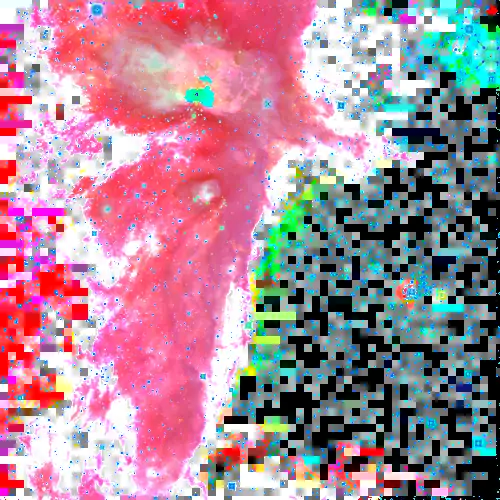
#> input picture pictures/IC-434.webp, 500 x 500 px
$ python -i make-natural-pictures.py   (imports and definitions only)
#> lines starting #> are read from the running program, lines starting #| are printed output that depends on the picture; after the words box and inside, x2 and y2 are one past the last pixel; in counts of white or black regions, pixels touching at a corner belong together
#> further down, picture is the input picture: shape (500, 500, 3); mean B, G, R 152.1, 135.9, 172.3
#!/usr/bin/env python3
"""Make the natural-colour pictures of the showpiece deep-sky objects: pictures/<id>.webp, their rows in src/data/deep-sky-pictures.ts, their rows in the picture table of NOTICE.md and scripts/natural-pictures.json.

Where make-deep-sky-pictures.py cuts false-colour survey pictures out of NASA's SkyView, this takes true-colour photographs that their owners have released under a licence a package can pass on, and lays each exactly on the sky:

- NSF NOIRLab (https://noirlab.edu/public/copyright/): "Unless specifically noted ... licensed under a Creative Commons Attribution 4.0 International License".
- ESO (https://www.eso.org/public/outreach/copyright/): the same, with the credit line kept and any change said.
- ESA/Hubble (https://esahubble.org/copyright/): Creative Commons Attribution 4.0.
- NASA photojournal PIA03606 is the same mosaic ESA/Hubble publishes as heic0515a, so it is used under that CC BY 4.0 licence and credited NASA/ESA/JPL/Arizona State University. It is not public domain.
Never CC BY-SA, never non-commercial, never "all rights reserved". Each page of an image is read for its credit when the picture is made, and the licence page for the sentence; NOTICE.md records both with the day.

Where a picture lies is found twice. The release carries its own Astronomy Visualization Metadata (AVM): a tangent-plane position, scale and turn. That is the prior. The placement used is then our own fit: the stars in
the photograph are found, matched to this package's own stars (the Yale stars to magnitude 6 and the faint tiles' UCAC4 stars to magnitude 12; nothing from Hipparcos, Tycho or Gaia, and no astrometry service), and a
tangent-plane turn, scale and centre are fitted to them by least squares with outliers clipped (scripts/field-stars.ts lists the stars). Where the field holds too few stars to fit (a Hubble field of a few arc-minutes) the AVM
placement is used and the manifest says so. The manifest (scripts/natural-pictures.json) keeps, for each picture, which it was, how many stars matched, the residual in arc-seconds and the difference from the AVM, and for a
galaxy the centre and the position angle of the galaxy as measured in the picture itself, which test/deep-sky-pictures.test.ts holds to the catalogue's.

A picture is a WebP with an alpha channel a little over the brightness (1.15 times it, up to 1), the colour divided by it, the photograph's sky taken off and the edges of the picture and of its data faded, so laid over the dark chart it adds the light of the photograph and no rectangle.

    python3 -I scripts/make-natural-pictures.py                      # every entry of PICTURES (needs the network, numpy, pillow, scipy and node)
    python3 -I scripts/make-natural-pictures.py --only M31,M42       # just those
    python3 -I scripts/make-natural-pictures.py --cache-only         # asks the sites for nothing
    python3 -I scripts/make-natural-pictures.py --raw DIR            # where the downloads are kept (default ~/Projects/backups/hoshi-stars/2026-11-10-natural-colour-raw, or $HOSHI_STARS_BACKUP_DIR/...)
    python3 -I scripts/make-natural-pictures.py --sheet OUT.png      # also a contact sheet of the pictures made, for looking at
    python3 -I scripts/make-natural-pictures.py --feather-finer       # after make-deep-sky-pictures.py: fade the straight edges of the finer ESA/Hubble pictures (each step once)
    python3 -I scripts/make-natural-pictures.py --dry                # fit and report; write no file

make-deep-sky-pictures.py rewrites the whole data file from the survey pictures, so run this after it: every row here replaces the survey picture of the same id, or is added. None of this runs in the test.
"""
import hashlib
import html
import io
import json
import math
import os
import re
import subprocess
import sys
import time
import urllib.request
from datetime import date
from pathlib import Path

import numpy as np
from PIL import Image
from scipy import ndimage

ROOT = Path(__file__).resolve().parent.parent
OUT = ROOT / "pictures"
DATA_OUT = ROOT / "src" / "data" / "deep-sky-pictures.ts"
NOTICE = ROOT / "NOTICE.md"
MANIFEST = ROOT / "scripts" / "natural-pictures.json"
FEATHERED = ROOT / "scripts" / "finer-feathered.json"
USER_AGENT = "hoshi-stars-data-script/0.1 (https://github.com/johnmorrisdotca/hoshi-stars)"
BUDGET_BYTES = 90_000  # a natural picture file is never larger than this, as a survey picture is not; the page budget (five at once, 450 kB) follows from it
ARCSEC = 3600.0

SITES = {
    "noirlab": {
        "page": "https://noirlab.edu/public/images/{id}/",
        "file": "https://storage.noirlab.edu/media/archives/images/{variant}/{id}.jpg",
        "source": {
            "name": "NSF NOIRLab",
            "colour": "true colour from several filters, as NOIRLab released it, resized, with the black of the sky and of the edges made clear",
            "credit": "NOIRLab/NSF/AURA (the credit line of each image is given with its picture)",
            "licence": "CC BY 4.0 (Creative Commons Attribution 4.0 International), the licence NSF NOIRLab gives its images on https://noirlab.edu/public/copyright/",
            "page": "https://noirlab.edu/public/copyright/",
        },
    },
    "eso": {
        "page": "https://www.eso.org/public/images/{id}/",
        "file": "https://cdn.eso.org/images/{variant}/{id}.jpg",
        "source": {
            "name": "ESO",
            "colour": "true colour from several filters, as ESO released it, resized, with the black of the sky and of the edges made clear",
            "credit": "ESO (the credit line of each image is given with its picture)",
            "licence": "CC BY 4.0 (Creative Commons Attribution 4.0 International), the licence ESO gives its images on https://www.eso.org/public/outreach/copyright/",
            "page": "https://www.eso.org/public/outreach/copyright/",
        },
    },
    "nasa": {
        "page": "https://science.nasa.gov/photojournal/most-detailed-image-of-the-crab-nebula/",
        "file": "https://assets.science.nasa.gov/content/dam/science/psd/photojournal/pia/pia03/pia03606/PIA03606.jpg",
        "source": {
            "name": "NASA Hubble",
            "colour": "visible light in colour, as NASA released it, resized, with the black of the sky and of the edges made clear",
            "credit": "NASA/ESA/JPL/Arizona State University",
            "licence": "CC BY 4.0 (Creative Commons Attribution 4.0 International), the licence ESA/Hubble gives this mosaic (heic0515a) on https://esahubble.org/copyright/. The file is NASA photojournal PIA03606, credited NASA/ESA/JPL/Arizona State University",
            "page": "https://esahubble.org/copyright/",
        },
    },
    "hubble": {
        "page": "https://esahubble.org/images/{id}/",
        "file": "https://cdn.esahubble.org/archives/images/{variant}/{id}.jpg",
        "source": {
            "name": "ESA/Hubble",
            "colour": "visible and near-infrared light in colour, as ESA/Hubble released it, resized, with the black of the sky and of the edges made clear",
            "credit": "ESA/Hubble (the credit line of each release is given with its picture)",
            "licence": "CC BY 4.0 (Creative Commons Attribution 4.0 International), the licence ESA/Hubble gives its images on https://esahubble.org/copyright/",
            "page": "https://esahubble.org/copyright/",
        },
    },
}

# The pictures. `id` is the object's id and the picture's (it replaces the survey picture of that id: the widest view of the object). `image` is the image's id on its site; `long` the pixels of its longer side in the file;
# `centre` says to cut the picture symmetrically about the object's own position (the largest box of the photograph that fits), which a galaxy that fills its frame wants; `scale` the coarsest arc-seconds a pixel
# the picture may have, so that a finer picture of part of the object (the Hubble ones) is still the finer one and is drawn over it.
PICTURES = [
    {"id": "M31", "site": "noirlab", "image": "noao-m31lgs_ubvIha", "variant": "publicationjpg", "long": 1800, "galaxy": True, "sky": 35, "oval": False},
    {"id": "M33", "site": "eso", "image": "eso1424a", "long": 800, "galaxy": True},
    {"id": "M42", "site": "eso", "image": "eso1723a", "long": 900},
    {"id": "M45", "site": "noirlab", "image": "noao-m45", "long": 900},
    {"id": "M8", "site": "eso", "image": "eso0936a", "long": 900},
    {"id": "M16", "site": "eso", "image": "eso0926a", "long": 800},
    {"id": "M17", "site": "eso", "image": "eso1119a", "long": 800},
    {"id": "M20", "site": "eso", "image": "eso0930a", "long": 800},
    {"id": "M27", "site": "noirlab", "image": "noao-m27", "long": 640},
    {"id": "M81", "site": "noirlab", "image": "noao-m81", "long": 800, "centre": True, "galaxy": True},
    {"id": "M110", "site": "noirlab", "image": "noao-m110", "long": 700},
    {"id": "NGC 2403", "site": "noirlab", "image": "iotw2221a", "long": 800, "galaxy": True},
    {"id": "NGC 1316", "site": "eso", "image": "eso0024a", "long": 640},
    {"id": "NGC 5139", "site": "eso", "image": "eso1119b", "long": 800},
    {"id": "M101", "site": "hubble", "image": "heic0602a", "long": 900, "finer": True, "galaxy": True},
    # PIA03606 is the whole Crab, the same mosaic as the finer Hubble picture already placed. Its JPEG has no sky tags.
    # The two match at the same orientation (correlation 0.86), so the centre and the turn are that picture's and the scale is its scale times the pixel ratio.
    {"id": "M1", "site": "nasa", "image": "PIA03606", "long": 720, "oval": False, "sky": 0,
     "stated": {"credit": "NASA/ESA/JPL/Arizona State University", "ra": 83.63553, "dec": 22.01524, "scale": 0.59 * 653 / 3864, "rotation": 0}},
]


def fold(text):
    return re.sub(r"\s+", "", text).upper()


# ---------------------------------------------------------------------------------------------------------------- downloads

# [5 lines left out: function raw_dir, not called in this run]


FETCHED = set()  # the addresses asked of the web in this run (the rest came from the cache)


# [38 lines left out: functions get, avm, credit_of, not called in this run]


# ---------------------------------------------------------------------------------------------------------------- the sky (tangent plane)

RAD = math.pi / 180


# [19 lines left out: functions to_std, from_std, not called in this run]


class Placement:
    """Where a picture lies: pixel (x right, y down, centres at whole numbers, in an image `width` by `height`) to the sky, by a tangent plane about (ra0, dec0).
    The pixel (cx, cy) is at the tangent point; `scale` is arc-seconds a pixel; `rotation` the degrees the picture's top is turned from north toward east (the package's convention)."""

    def __init__(self, ra0, dec0, cx, cy, scale, rotation, width, height):
        self.ra0, self.dec0, self.cx, self.cy, self.scale, self.rotation, self.width, self.height = ra0, dec0, cx, cy, scale, rotation, width, height

    # [6 lines left out: function std_of, not called in this run]

    def sky_of(self, x, y):
        return from_std(*self.std_of(x, y), self.ra0, self.dec0)

    # [178 lines left out: functions pixel_of, about_centre, from_avm, field_stars, detect, solve and 3 more, not called in this run]


# ---------------------------------------------------------------------------------------------------------------- the picture

def to_rgba(rgb, feather=0.04, sky_percent=15, gain=1.15, wide_share=0.14, oval=True):
    """RGB (0 to 1) into the picture: alpha is `gain` times the brightness (to 1; a little over 1, so that a galaxy's light is not seen through, and no more, so that the dark sky of the photograph darkens little of what lies under it), the colour is divided by it, and the edges fade, so over black it is the photograph's light and nothing else.
    The sky of the photograph is taken off first (the faintest `sky_percent` in 100 of what it holds, a channel at a time), so that where a mosaic's data ends the sky it held does not end in a step; and the fade follows the edge of the
    data as well as the edge of the picture, over `wide_share` (0.14) of the smaller side: a mosaic's tiles do not end in a straight line. With `oval` (every picture but a mosaic whose object fills its frame) the light also fades
    to an oval inside the frame (`oval_window`), so no side or corner of the photograph is left to show as a line against a bright Milky Way under it."""
#> called with feather = 0.04, sky_percent = 15, gain = 1.15, wide_share = 0.14, oval = True
    height, width = rgb.shape[:2]
    footprint = ndimage.binary_opening(rgb.max(-1) > 0.02, iterations=2)
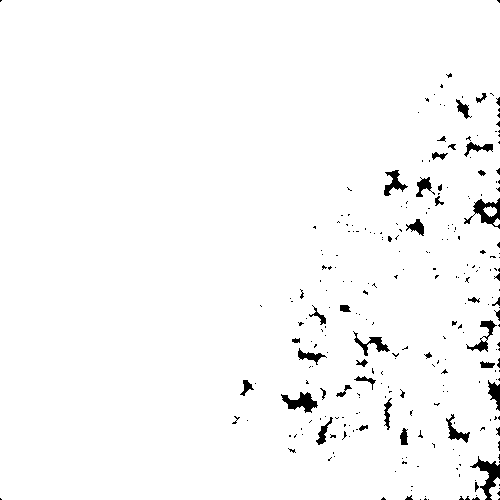
#> footprint: shape (500, 500) bool; 97.7% white; 265 black regions (221 under 20 px), largest, box (x1, y1, x2, y2) and area: (470, 456, 500, 500) 457, (464, 198, 500, 229) 422, (281, 392, 318, 413) 383
    footprint = ndimage.binary_fill_holes(footprint)
#> footprint: shape (500, 500) bool; 99.4% white; 48 black regions (39 under 20 px), largest, box (x1, y1, x2, y2) and area: (470, 456, 500, 500) 457, (473, 198, 500, 229) 387, (488, 380, 500, 411) 202
    edge = max(2, int(min(width, height) * feather))
    wide = max(edge, int(min(width, height) * wide_share))
    inside = ndimage.distance_transform_edt(np.pad(footprint, 1, constant_values=False))[1:-1, 1:-1]
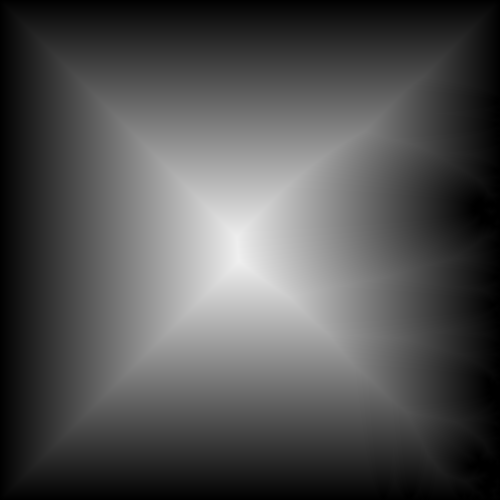
#> inside: shape (500, 500) float64; min 0, max 239.3, mean 80.8
    ramp = np.clip(inside / wide, 0, 1)
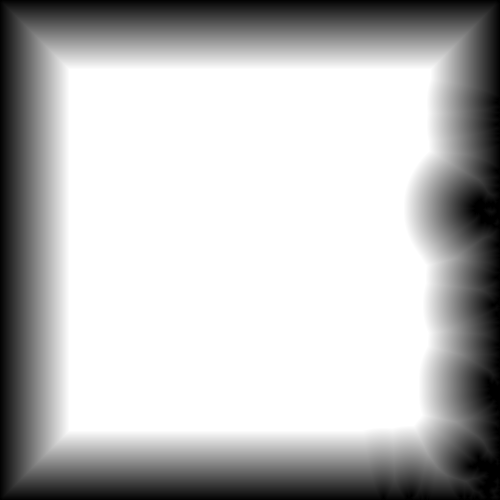
#> ramp: shape (500, 500) float64; min 0, max 1, mean 0.735
    window = ramp * ramp * (3 - 2 * ramp)
    window = window * window * (3 - 2 * window)
    if oval:
        window = window * oval_window(width, height)
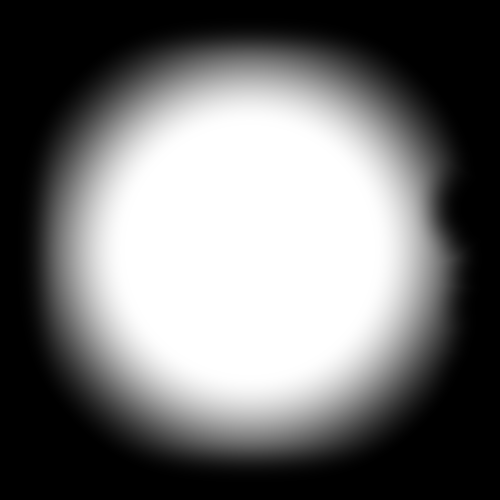
#> window: shape (500, 500) float64; min 0, max 1, mean 0.444
    sky = np.array([np.percentile(rgb[..., c][footprint], sky_percent) if footprint.any() else 0.0 for c in range(3)])
#> sky = [72, 54, 45]
    cleaned = np.clip((rgb - sky) / (1 - sky), 0, 1)
    light = cleaned * window[..., None]
    alpha = np.clip(light.max(-1) * gain, 0, 1)
    colour = np.clip(light / np.maximum(alpha, 1e-6)[..., None], 0, 1)
    colour = np.where(alpha[..., None] > 1e-4, colour, cleaned)
    # where the picture is nearly clear its colour barely shows, and a boosted noise costs bytes: there the colour is the smoothed colour of what is round it
    weight = ndimage.gaussian_filter(alpha, 3)
    blurred = np.stack([ndimage.gaussian_filter(colour[..., c] * alpha, 3) for c in range(3)], -1) / np.maximum(weight, 1e-6)[..., None]
    mix = np.clip(alpha * 1.5, 0, 1)[..., None]
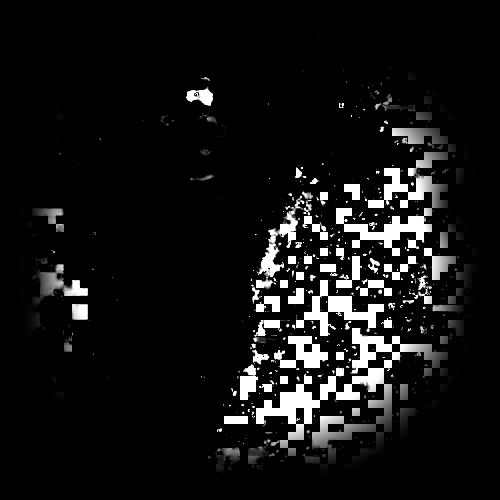
#> mix: shape (500, 500, 1) float64; min 0, max 1, mean 0.0765
    colour = np.clip(colour * mix + blurred * (1 - mix), 0, 1)
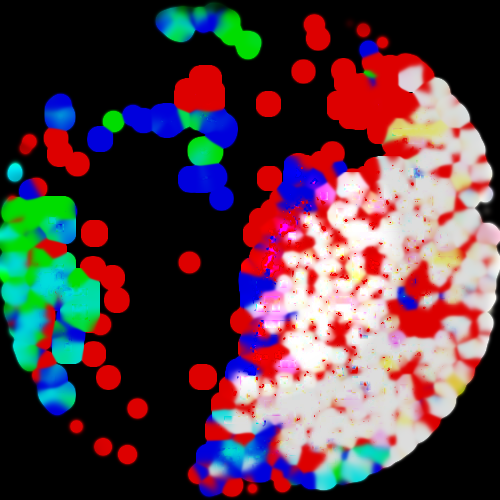
#> colour: shape (500, 500, 3) float64; mean B, G, R 0.268, 0.244, 0.332
    return Image.fromarray((np.clip(np.dstack([colour, alpha]), 0, 1) * 255 + 0.5).astype(np.uint8), "RGBA")
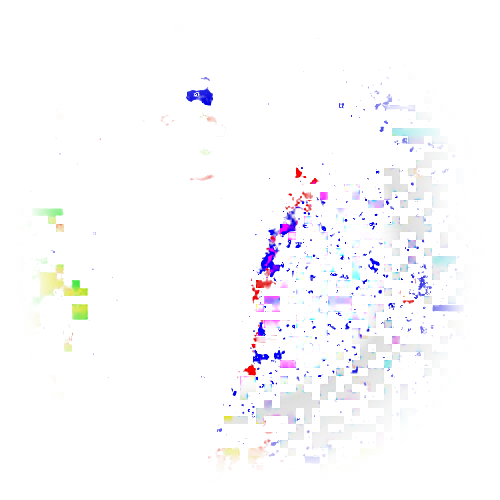
#> returned value: PIL image 500x500 RGBA; mean R, G, B, A 68.3, 62.2, 84.8, 16.7; transparent parts drawn white


OVAL_FULL = 0.5  # the oval fade: full strength out to this share of the way from the middle to the frame's side, nothing at the side itself


def oval_window(width, height, full=OVAL_FULL):
    """1 in the middle of the picture, falling smoothly to 0 on the oval that touches the middle of each side: the picture's light ends in a round soft edge with no straight line and no corner."""
    y, x = np.mgrid[0:height, 0:width]
    r = np.hypot((x + 0.5 - width / 2) / (width / 2), (y + 0.5 - height / 2) / (height / 2))
    t = np.clip((1 - r) / (1 - full), 0, 1)
    return t * t * (3 - 2 * t)


# [135 lines left out: functions encode, measure_galaxy, object_table, make, not called in this run]


def pid(spec):
    """The picture's id: the object's own id for the widest picture of it, and the object's id and the image's for a finer picture of part of it (drawn over the wide one)."""
    return f"{spec['id']}-{spec['image']}" if spec.get("finer") else spec["id"]


def file_of(ident):
    return ident.replace(" ", "-") + ".webp"


# [66 lines left out: functions galaxy_numbers, corners_of, main, not called in this run]


FINER_SHARE = 0.14


# [50 lines left out: functions feather_finer, parse_data, not called in this run]


def source_line(source):
    return "  { " + ", ".join(f"{k}: {json.dumps(source[k], ensure_ascii=False)}" for k in ("name", "colour", "credit", "licence", "page")) + " }"


# [51 lines left out: functions write_data, contact_sheet, not called in this run]


# [2 lines not run here, left out]

>>> import cv2
>>> picture = cv2.imread('../pictures/IC-434.webp')
>>> result = to_rgba(picture)
